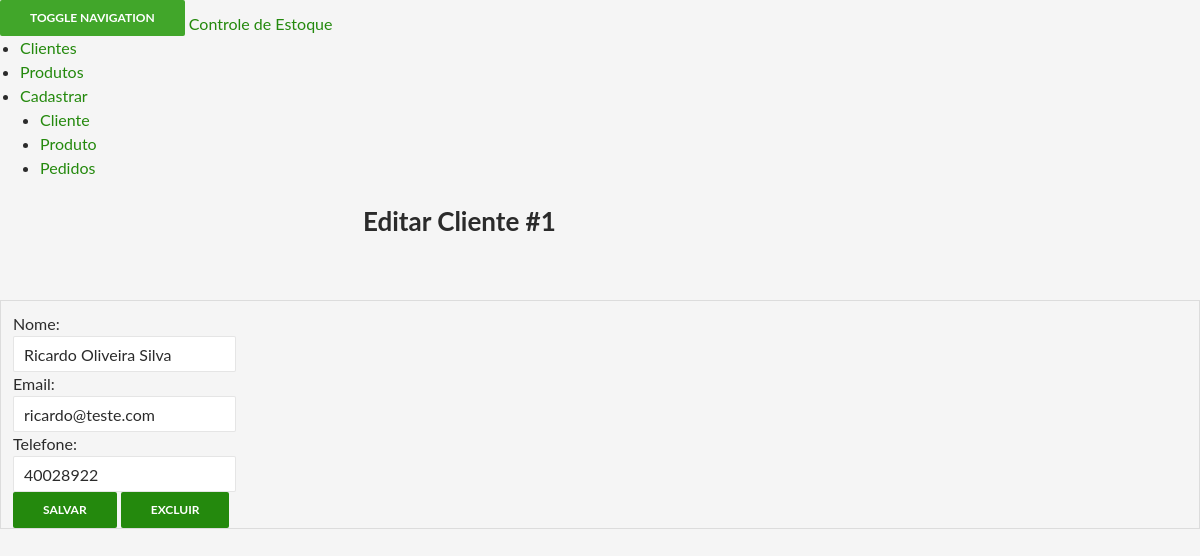
The app's page /?page=editar_cliente&id=1 with its own data.
### tables this page shows
CREATE TABLE IF NOT EXISTS `cliente` (
  `id` INT(11) NOT NULL PRIMARY KEY AUTO_INCREMENT,
  `nome` VARCHAR(80) NOT NULL,
  `email` VARCHAR(100) NOT NULL,
  `telefone` VARCHAR(15) NOT NULL
);

### editar_c.php (the view, shortened to what this page needs)
<?php
	$sql = "SELECT * FROM cliente WHERE id = ".$_REQUEST["id"];
	$res = mysql_query($sql,$con);
	if(mysql_num_rows($res) >= 1){
		$row = mysql_fetch_array($res);
?>
<h1 class="page-header">Editar Cliente #<?php print $row["id"]; ?></h1>
<fieldset>
	<form class="form-horizontal" role="form" action="?page=salvar&acao=editar&cat=c" method="post">
		<div class="form-group">
			<label class="control-label col-sm-2" for="nome">Nome:</label>
			<div class="col-sm-10">
				<input type="text" class="form-control" id="nome" name="nome" placeholder="Insira o nome" value="<?php print $row["nome"]; ?>">
			</div>
		</div>
		<div class="form-group">
			<label class="control-label col-sm-2" for="email">Email:</label>
			<div class="col-sm-10">
				<input type="email" class="form-control" id="email" name="email" placeholder="Insira o email" value="<?php print $row["email"]; ?>">
			</div>
		</div>
		<div class="form-group">
			<label class="control-label col-sm-2" for="telefone">Telefone:</label>
			<div class="col-sm-10">
				<input type="tel" class="form-control" id="telefone" name="telefone" placeholder="Insira o telefone" value="<?php print $row["telefone"]; ?>">
			</div>
		</div>
		<div class="form-group">
			<div class="col-sm-offset-2 col-sm-10">
				<button type="submit" class="btn btn-default">Salvar</button>
				<button type="button" class='btn btn-danger'
							onclick="if(confirm('Deseja realmente excluir?')){
										location.href='index.php?page=salvar&acao=excluir&id=<?php print $row["id"]; ?>&cat=c'
									 }else{
										cancel
									 }">Excluir</button>
			</div>
		</div>
	</form>
</fieldset>
<?php
	}
?>

### style.css (style rules this page uses)
html, body, div, span, applet, object, iframe, h1, h2, h3, h4, h5, h6, p, blockquote, pre, a, abbr, acronym, address, big, cite, code, del, dfn, em, font, ins, kbd, q, s, samp, small, strike, strong, sub, sup, tt, var, dl, dt, dd, ol, ul, li, fieldset, form, label, legend, table, caption, tbody, tfoot, thead, tr, th, td { border: 0; font-family: inherit; font-size: 100%; font-style: inherit; font-weight: inherit; margin: 0; outline: 0; padding: 0; vertical-align: baseline; }
html { overflow-y: scroll; -webkit-text-size-adjust: 100%; -ms-text-size-adjust: 100%; }
body, button, input, select, textarea { color: #2b2b2b; font-family: Lato, sans-serif; font-size: 16px; font-weight: 400; line-height: 1.5; }
body { background: #f5f5f5; }
h1, h2, h3, h4, h5, h6 { clear: both; font-weight: 700; margin: 36px 0 12px; }
h1 { font-size: 26px; line-height: 1.3846153846; }
fieldset { border: 1px solid rgba(0, 0, 0, 0.1); margin: 0 0 24px; min-width: inherit; padding: 11px 12px 0; }
button, input, select, textarea { -webkit-box-sizing: border-box; -moz-box-sizing: border-box; box-sizing: border-box; font-size: 100%; margin: 0; max-width: 100%; vertical-align: baseline; }
button, input { line-height: normal; }
input, textarea { background-image: -webkit-linear-gradient(hsla(0,0%,100%,0), hsla(0,0%,100%,0)); }
button, html input[type="button"], input[type="reset"], input[type="submit"] { -webkit-appearance: button; cursor: pointer; }
input, textarea { border: 1px solid rgba(0, 0, 0, 0.1); border-radius: 2px; color: #2b2b2b; padding: 8px 10px 7px; }
button, .button, input[type="button"], input[type="reset"], input[type="submit"] { background-color: #24890d; border: 0; border-radius: 2px; color: #fff; font-size: 12px; font-weight: 700; padding: 10px 30px 11px; text-transform: uppercase; vertical-align: bottom; }
.archive-header, .page-header { margin: 24px auto; max-width: 474px; }
@media screen and (min-width: 401px) { .archive-header, .page-header { margin: 0 auto 60px; padding: 0 10px; } }
@media screen and (min-width: 673px) { .archive-header, .comments-area, .image-navigation, .page-header, .page-content, .post-navigation, .site-content .entry-content, .site-content .entry-summary, .site-content footer.entry-meta { padding-right: 30px; padding-left: 30px; } }
@media screen and (min-width: 1040px) { .archive-header, .comments-area, .image-navigation, .page-header, .page-content, .post-navigation, .site-content .entry-header, .site-content .entry-content, .site-content .entry-summary, .site-content footer.entry-meta { padding-right: 15px; padding-left: 15px; } }
@media screen and (min-width: 1110px) { .archive-header, .comments-area, .image-navigation, .page-header, .page-content, .post-navigation, .site-content .entry-header, .site-content .entry-content, .site-content .entry-summary, .site-content footer.entry-meta { padding-right: 30px; padding-left: 30px; } }

### records on screen
cliente: id "1", nome "Ricardo Oliveira Silva", email "ricardo@teste.com", telefone "40028922"
